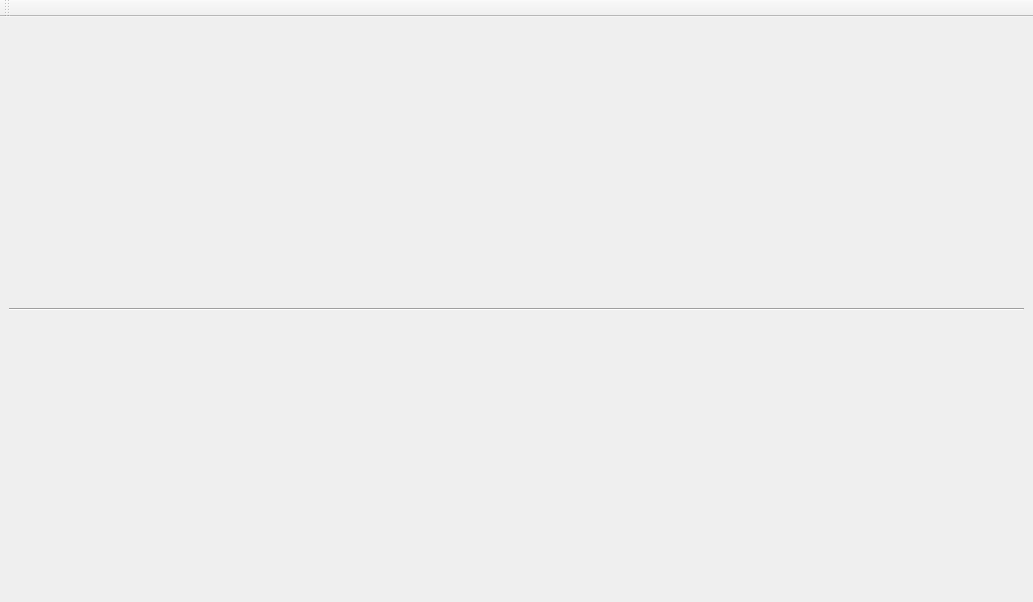
<?xml version="1.0" encoding="UTF-8"?>
<ui version="4.0">
 <class>MainWindow</class>
 <widget class="QMainWindow" name="MainWindow">
  <property name="geometry">
   <rect>
    <x>0</x>
    <y>0</y>
    <width>1033</width>
    <height>602</height>
   </rect>
  </property>
  <property name="windowTitle">
   <string>MainWindow</string>
  </property>
  <property name="styleSheet">
   <string notr="true">*{
	font: 11pt;
}
QDockWidget QScrollArea{
	border: 1px solid rgb(198, 198, 198)
}</string>
  </property>
  <widget class="QWidget" name="centralwidget">
   <layout class="QVBoxLayout" name="verticalLayout" stretch="0,0,1">
    <item>
     <layout class="QVBoxLayout" name="verticalLayout_device"/>
    </item>
    <item>
     <widget class="Line" name="line">
      <property name="orientation">
       <enum>Qt::Horizontal</enum>
      </property>
     </widget>
    </item>
    <item>
     <layout class="QGridLayout" name="gridLayout_center">
      <property name="spacing">
       <number>2</number>
      </property>
     </layout>
    </item>
   </layout>
  </widget>
  <widget class="QToolBar" name="toolBar">
   <property name="windowTitle">
    <string>toolBar</string>
   </property>
   <attribute name="toolBarArea">
    <enum>TopToolBarArea</enum>
   </attribute>
   <attribute name="toolBarBreak">
    <bool>false</bool>
   </attribute>
  </widget>
 </widget>
 <resources/>
 <connections/>
</ui>
